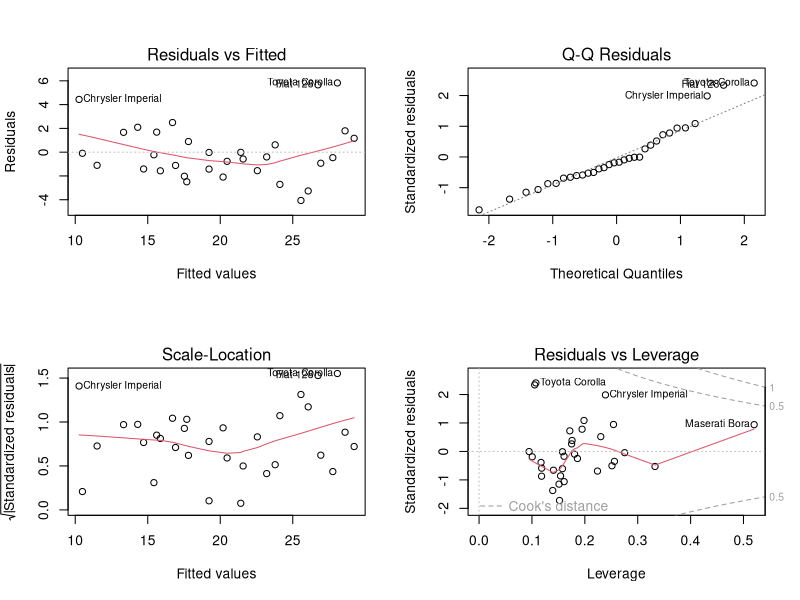
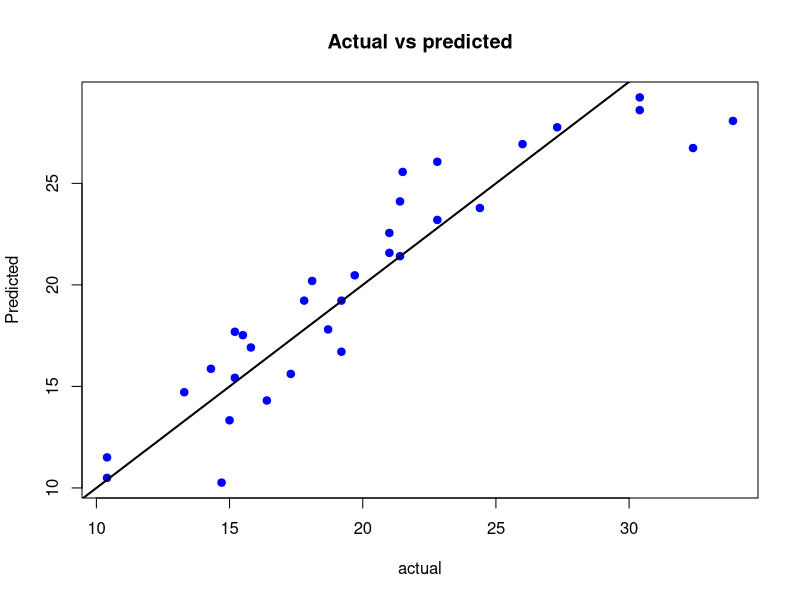
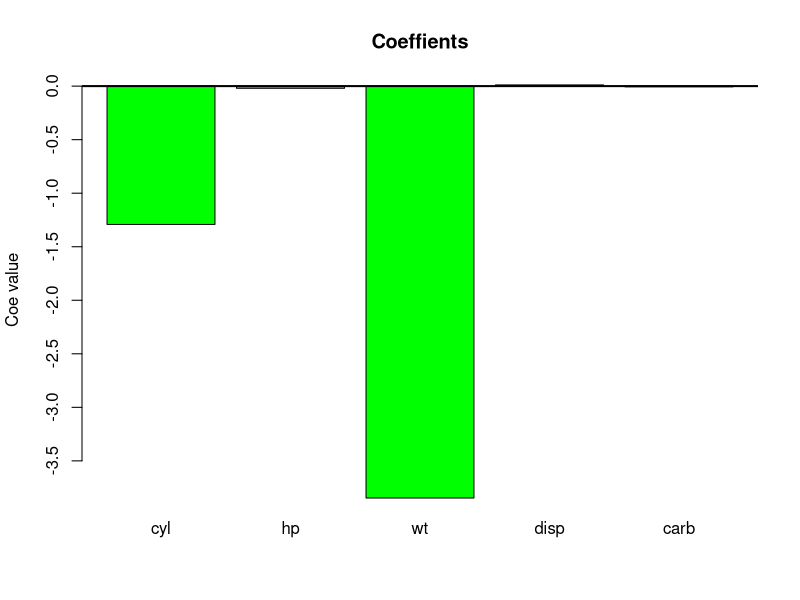

Write R code to recreate these figures, in order.
data(mtcars)
model_all=lm(mpg~.,data=mtcars)
summary(model_all)
v=cor(mtcars$mpg,mtcars[, -1])
print(v)
model=lm(mpg~cyl+hp+wt+disp+carb,data=mtcars)
summary(model)
par(mfrow=c(2,2))
plot(model)
par(mfrow=c(1,1))
pred=predict(model)
plot(mtcars$mpg,pred,main="Actual vs predicted",xlab="actual",ylab="Predicted",col="blue",pch=19)
abline(0,1,col="black",lwd=2)
coefs=coef(model)[-1]
print(coefs)
barplot(coefs,main="Coeffients",ylab="Coe value",col=ifelse(coefs>0,"pink","green"))
abline(h=0,col="black",lwd=2)
